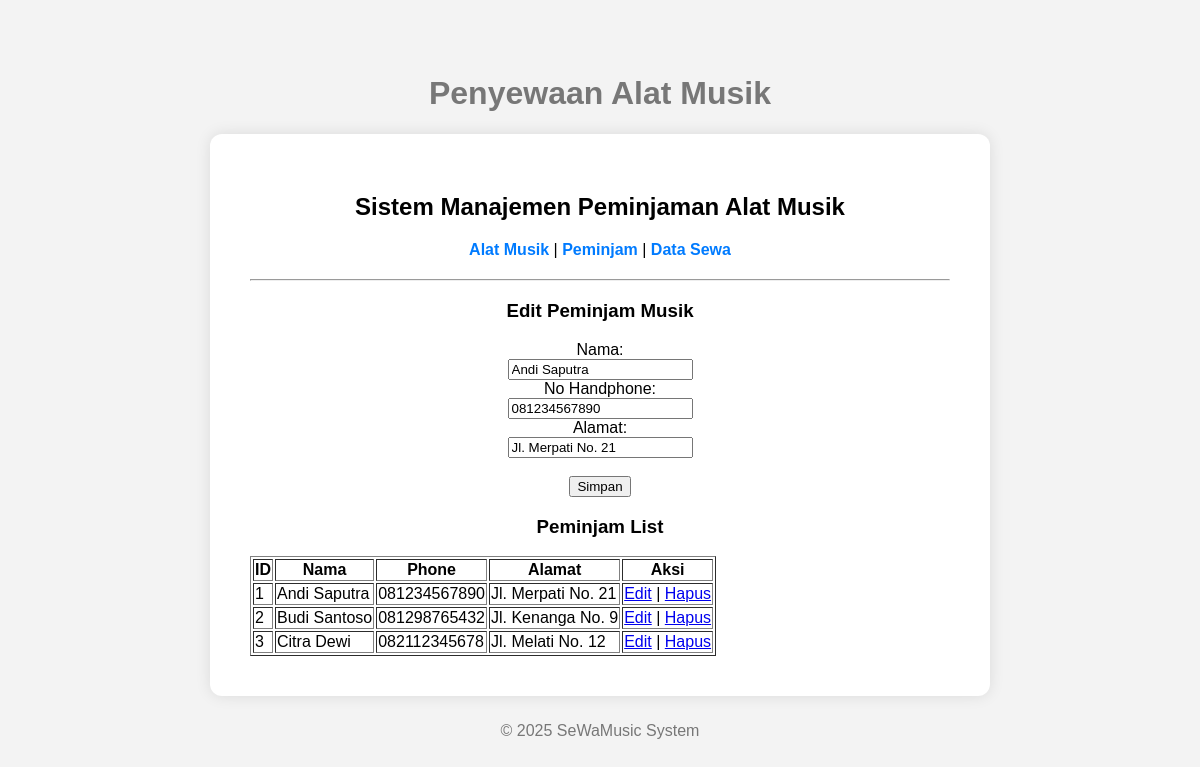
Page /?page=peminjam&edit=1 on the committed database.
### tables this page shows
CREATE TABLE `peminjam` (
  `id_peminjam` int(11) NOT NULL,
  `nama` varchar(100) NOT NULL,
  `no_hp` varchar(20) DEFAULT NULL,
  `alamat` varchar(200) DEFAULT NULL
);

### config/db.php (called while the page is built, shortened)
<?php
class Database {
    private $host = "localhost";
    private $username = "root";
    private $password = "";
    private $dbname = "peminjaman_alat_musik";
    public function __construct() {
        try {
            $this->conn = new PDO("mysql:host=$this->host;dbname=$this->dbname", $this->username, $this->password);
        } catch (PDOException $e) {
            echo "Connection failed: " . $e->getMessage();
        }
    }
}
?>

### class/Peminjam.php (called while the page is built, shortened)
<?php
require_once 'config/db.php';
class Peminjam {
    private $db;
    public function __construct(){
        $this->db = (new Database()) ->conn;
    }
    public function getPeminjamId($Id){
    $stmt = $this->db->prepare("SELECT * FROM peminjam WHERE id_peminjam = ?");
     $stmt->execute([$Id]);
    return $stmt->fetch(PDO::FETCH_ASSOC);
    }
    public function tampilkanPeminjam(){
        $stmt = $this->db->query("SELECT * FROM peminjam");
        return $stmt->fetchAll(PDO::FETCH_ASSOC);
    }
}
?>

### view/peminjam.php (the view, shortened to what this page needs)
<?php
$editPeminjam = null;
if(isset($_GET['edit'])){
    $id = $_GET['edit'];
    $editPeminjam = $peminjam->getPeminjamId($id);
}
?>
<hr>
<h3><?= $editPeminjam ? 'Edit' : 'Tambah' ?> Peminjam Musik</h3>
<form method="POST">
    <label>Nama:</label><br>
    <input type="text" name="nama" value="<?= $editPeminjam['nama'] ?? '' ?>" required><br>
    <label>No Handphone:</label><br>
    <input type="text" name="no_hp" value="<?= $editPeminjam['no_hp'] ?? '' ?>" required><br>
    <label>Alamat:</label><br>
    <input type="text" name="alamat" value="<?= $editPeminjam['alamat'] ?? '' ?>" required><br><br>
    <button type="submit" name="<?= $editPeminjam ? 'update' : 'tambah' ?>">
        <?= $editPeminjam ? 'Simpan' : 'Tambah' ?>
    </button>
</form>
<h3>Peminjam List</h3>
<table border="1">
    <tr>
        <th>ID</th>
        <th>Nama</th>
        <th>Phone</th>
        <th>Alamat</th>
        <th>Aksi</th>
    </tr>
    <?php foreach ($peminjam->tampilkanPeminjam() as $p): ?>
    <tr>
        <td><?= $p['id_peminjam'] ?></td>
        <td><?= $p['nama'] ?></td>
        <td><?= $p['no_hp'] ?></td>
        <td><?= $p['alamat'] ?></td>
        <td>
            <a href="?page=peminjam&edit=<?= $p['id_peminjam'] ?>">Edit</a> |
            <a href="?page=peminjam&hapus=<?= $p['id_peminjam'] ?>" onclick="return confirm('Yakin hapus data ini?')">Hapus</a>
        </td>
    </tr>
    <?php endforeach; ?>
</table>

### style.css (style rules this page uses)
html, body { height: 100%; margin: 0; font-family: Arial, sans-serif; background-color: #f3f3f3; display: flex; flex-direction: column; justify-content: center; align-items: center; }

### rows in the picture
peminjam: nama "Andi Saputra", no_hp "081234567890", alamat "Jl. Merpati No. 21", id_peminjam "1"
peminjam: id_peminjam "2", nama "Budi Santoso", no_hp "081298765432", alamat "Jl. Kenanga No. 9"
peminjam: id_peminjam "3", nama "Citra Dewi", no_hp "082112345678", alamat "Jl. Melati No. 12"
